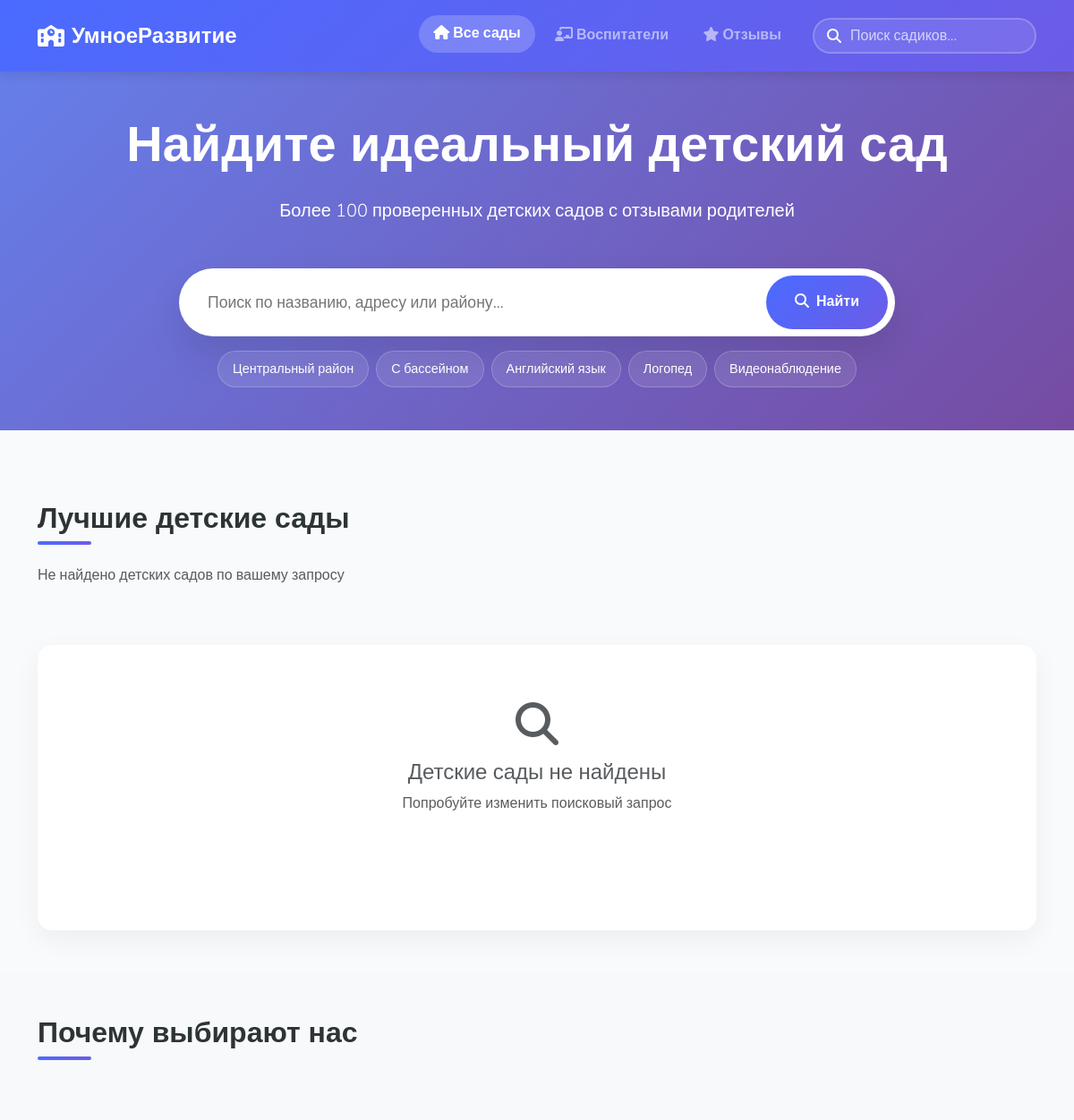
The app's page / (upper part), older data.
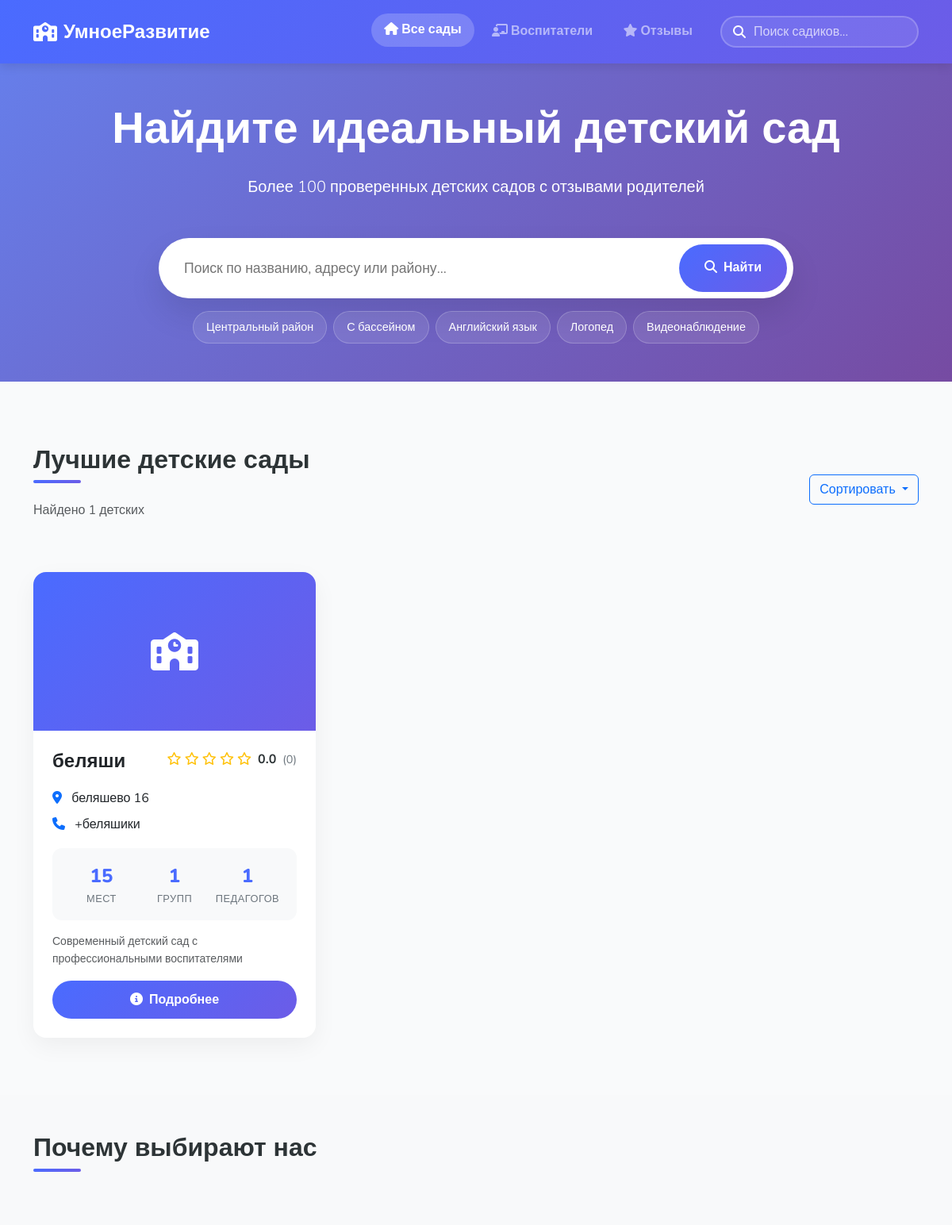
The same page, newer data.
### app/models.py (models this page shows, shortened)
class Kindergarten(models.Model):
    name = models.CharField(max_length=200, verbose_name='Название')
    address = models.CharField(max_length=300, verbose_name='Адрес')
    phone = models.CharField(max_length=20, blank=True, verbose_name='Телефон')
    capacity = models.IntegerField(verbose_name='Вместимость', validators=[MinValueValidator(1)])
    established_at = models.DateField(verbose_name='Дата основания')
    description = models.TextField(blank=True, verbose_name='Описание')
    features = models.TextField(
        blank=True,
        verbose_name='Особенности',
        help_text='Каждая особенность с новой строки'
    )
    is_recommended = models.BooleanField(default=False, verbose_name='Рекомендуемый')
    class Meta:
        ordering = ['name']
        verbose_name = 'Детский сад'
        verbose_name_plural = 'Детские сады'

### app/views.py (the view, shortened to what this page needs)
# urls.py: path('', views.kindergarten_list, name='kindergarten_list'),
def kindergarten_list(request):
    kindergartens = Kindergarten.objects.annotate(
        avg_rating_value=Avg('review__rating'),
        groups_count_value=Count('group', distinct=True),
        teachers_count_value=Count('kindergartenteacher', distinct=True),
        reviews_count=Count('review', distinct=True)
    )
    search_query = request.GET.get('search', '')
    sort_by = request.GET.get('sort', '')
    if sort_by == 'rating':
        kindergartens = kindergartens.order_by('-avg_rating_value')
    elif sort_by == 'name':
        kindergartens = kindergartens.order_by('name')
    elif sort_by == 'capacity':
        kindergartens = kindergartens.order_by('-capacity')
    elif sort_by == 'recommended':
        kindergartens = kindergartens.order_by('-is_recommended', 'name')
    else:
        kindergartens = kindergartens.order_by('-is_recommended', '-avg_rating_value')
    context = {
        'kindergartens': kindergartens,
        'search_query': search_query,
    }
    return render(request, 'kindergarten_list.html', context)

### app/templates/kindergarten_list.html (shortened to what the changed rows need)
{% extends 'base.html' %}
{% block content %}
<section class="search-hero">
    <div class="container">
        <h1 class="display-4 fw-bold text-center mb-4">Найдите идеальный детский сад</h1>
    </div>
</section>
<section class="py-5">
    <div class="container">
        <div class="d-flex justify-content-between align-items-center mb-5">
            <div>
                <h2 class="section-title">
                    {% if request.GET.search %}
                    Результаты поиска "{{ request.GET.search }}"
                    {% else %}
                    Лучшие детские сады
                    {% endif %}
                </h2>
                <p class="text-muted">
                    {% if kindergartens|length == 0 %}
                    Не найдено детских садов по вашему запросу
                    {% else %}
                    Найдено {{ kindergartens|length }} детских {{ kindergartens|length|pluralize:"сад,сада,садов" }}
                    {% endif %}
                </p>
            </div>
            {% if kindergartens %}
            <div class="dropdown">
                <button class="btn btn-outline-primary dropdown-toggle" type="button" data-bs-toggle="dropdown">
                    Сортировать
                </button>
            </div>
            {% endif %}
        </div>
        {% if kindergartens %}
        <div class="row">
            {% for kindergarten in kindergartens %}
            <div class="col-lg-4 col-md-6 mb-4">
                <div class="card kindergarten-card h-100">
                    <div style="height: 200px; background: linear-gradient(135deg, #4a6bff, #6c5ce7); display: flex; align-items: center; justify-content: center;">
                        <i class="fas fa-school fa-3x text-white"></i>
                    </div>
                    <div class="card-body p-4">
                        <div class="d-flex justify-content-between align-items-start mb-3">
                            <h4 class="card-title fw-bold mb-1">{{ kindergarten.name }}</h4>
                            <div class="rating">
                                <div class="rating-stars">
                                    {% with rating=kindergarten.avg_rating_value|default:0 %}
                                    {% for i in "12345" %}
                                        {% if forloop.counter <= rating|floatformat:0|add:0 %}
                                        <i class="fas fa-star"></i>
                                        {% elif forloop.counter|add:-0.5 <= rating %}
                                        <i class="fas fa-star-half-alt"></i>
                                        {% else %}
                                        <i class="far fa-star"></i>
                                        {% endif %}
                                    {% endfor %}
                                    {% endwith %}
                                </div>
                                <span class="rating-value">{{ kindergarten.avg_rating_value|floatformat:1|default:"0.0" }}</span>
                                <span class="rating-count">({{ kindergarten.reviews_count|default:0 }})</span>
                            </div>
                        </div>
                        <div class="kindergarten-info mb-3">
                            <p class="mb-2 text-truncate">
                                <i class="fas fa-map-marker-alt text-primary me-2"></i>
                                {{ kindergarten.address }}
                            </p>
                            <p class="mb-2">
                                <i class="fas fa-phone text-primary me-2"></i>
                                {{ kindergarten.phone|default:"Не указан" }}
                            </p>
                        </div>
                        <div class="stats-container mb-3">
                            <div class="stat-item">
                                <div class="stat-value">{{ kindergarten.capacity }}</div>
                                <div class="stat-label">мест</div>
                            </div>
                            <div class="stat-item">
                                <div class="stat-value">{{ kindergarten.groups_count_value|default:0 }}</div>
                                <div class="stat-label">групп</div>
                            </div>
                            <div class="stat-item">
                                <div class="stat-value">{{ kindergarten.teachers_count_value|default:0 }}</div>
                                <div class="stat-label">педагогов</div>
                            </div>
                        </div>
                        <p class="text-muted small mb-3">
                            {% if kindergarten.description %}
                            {{ kindergarten.description|truncatewords:20 }}
                            {% else %}
                            Современный детский сад с профессиональными воспитателями
                            {% endif %}
                        </p>
                        <div class="d-grid gap-2">
                            <a href="{% url 'kindergarten_detail' kindergarten.pk %}" class="btn btn-primary">
                                <i class="fas fa-info-circle me-2"></i>Подробнее
                            </a>
                        </div>
                    </div>
                </div>
            </div>
            {% endfor %}
        </div>
        {% else %}
        <div class="card text-center py-5">
            <div class="card-body">
                <i class="fas fa-search fa-3x text-muted mb-3"></i>
                <h4 class="text-muted">Детские сады не найдены</h4>
                <p class="text-muted mb-4">Попробуйте изменить поисковый запрос</p>
                <div class="search-suggestions justify-content-center">
                    <span class="search-tag" onclick="setSearch('Центральный район')">Центральный район</span>
                    <span class="search-tag" onclick="setSearch('с бассейном')">С бассейном</span>
                    <span class="search-tag" onclick="setSearch('развивающий')">Развивающий</span>
                </div>
            </div>
        </div>
        {% endif %}
    </div>
</section>
<section class="py-5 bg-light">
    <div class="container">
        <h2 class="section-title text-center mb-5">Почему выбирают нас</h2>
    </div>
</section>
{% endblock %}

Row changes from the older to the newer data that the page shows:
added Kindergarten: name "беляши", avg_rating_value "0.0", reviews_count "0", address "беляшево 16", phone "+беляшики", capacity "15", groups_count_value "1", teachers_count_value "1", shows "Современный детский сад с профессиональными воспитателями"
Text that changed along with them:
{{ kindergartens|length }}: (not shown) → "1"
text no longer shown: "Не найдено детских садов по вашему запросу Детские сады не найдены Попробуйте изменить поисковый запрос"
text now shown: "Найдено детских Сортировать"
